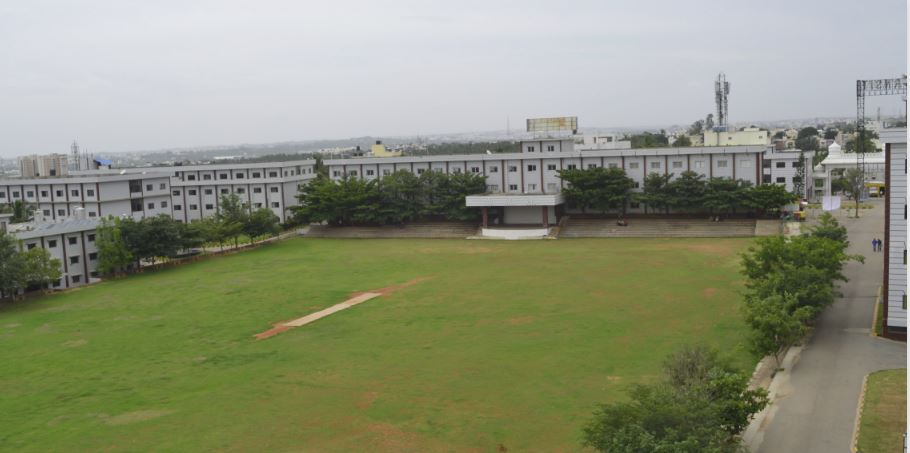
#> input picture Lab_Programs/Programs From (7-12)/Images/rnsit.jpeg, 910 x 453 px
$ python Program_8.py
#> lines starting #> are read from the running program, lines starting #| are printed output that depends on the picture
# Write a program to show rotation, scaling, and translation on an image

import cv2
import numpy as np
import matplotlib.pyplot as plt

def translate_image(image, dx, dy):
    rows, cols = image.shape[:2]
    translation_matrix = np.float32([[1, 0, dx], [0, 1, dy]])
    translated_image = cv2.warpAffine(image, translation_matrix, (cols, rows))
    return translated_image

# Read the image
image = cv2.imread("./Images/rnsit.jpeg")
#> image is the input picture: shape (453, 910, 3); mean B, G, R 118.5, 143, 138.6

# Convert the image from BGR to RGB for correct color display in matplotlib
image_rgb = cv2.cvtColor(image, cv2.COLOR_BGR2RGB)

# Get image dimensions
height, width = image.shape[:2]
#> height = 453; width = 910

# Calculate the center coordinates of the image
center = (width // 2, height // 2)
#> center = (455, 226)

# Get rotation and scaling values from the user
rotation_value = int(input("Enter the degree of Rotation (between -180 and 180): "))
#> the answer given: 3
while rotation_value < -180 or rotation_value > 180:
    rotation_value = int(input("Invalid input. Enter the degree of Rotation (between -180 and 180): "))

scaling_value = float(input("Enter the zooming factor (between 0.1 and 10): "))
#> the answer given: 1
while scaling_value < 0.1 or scaling_value > 10:
    scaling_value = float(input("Invalid input. Enter the zooming factor (between 0.1 and 10): "))

# Create the 2D rotation matrix
rotated = cv2.getRotationMatrix2D(center=center, angle=rotation_value, scale=1)
rotated_image = cv2.warpAffine(src=image, M=rotated, dsize=(width, height))
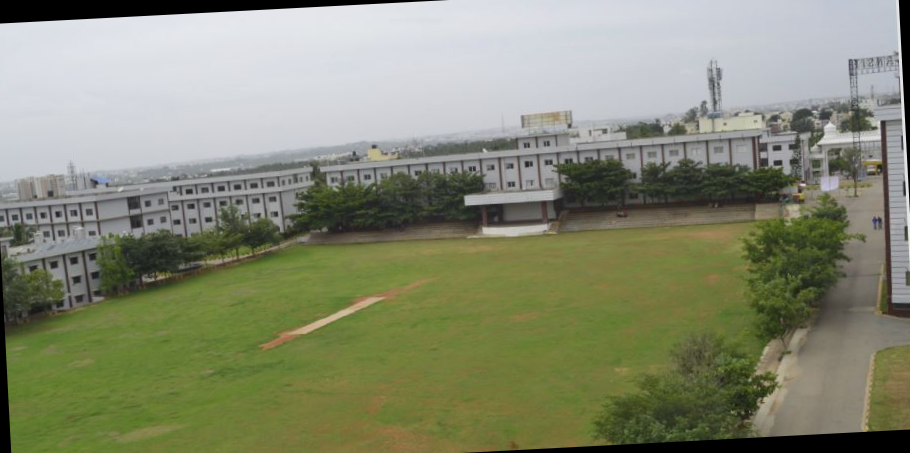
#> rotated_image: shape (453, 910, 3); mean B, G, R 114, 137.8, 133.5

# Create the 2D scaling matrix
scaled = cv2.getRotationMatrix2D(center=center, angle=0, scale=scaling_value)
#> scaled = [[1, 0, 0], [0, 1, 0]]
scaled_image = cv2.warpAffine(src=rotated_image, M=scaled, dsize=(width, height))

# Get translation values from the user
h = int(input("How many pixels you want the image to be translated horizontally? "))
#> the answer given: 3
v = int(input("How many pixels you want the image to be translated vertically? "))
#> the answer given: 3

# Translate the image
translated_image = translate_image(scaled_image, dx=h, dy=v)
#> in translate_image, `translated_image = cv2.warpAffine(image, translation_matrix, (cols, ro..`:
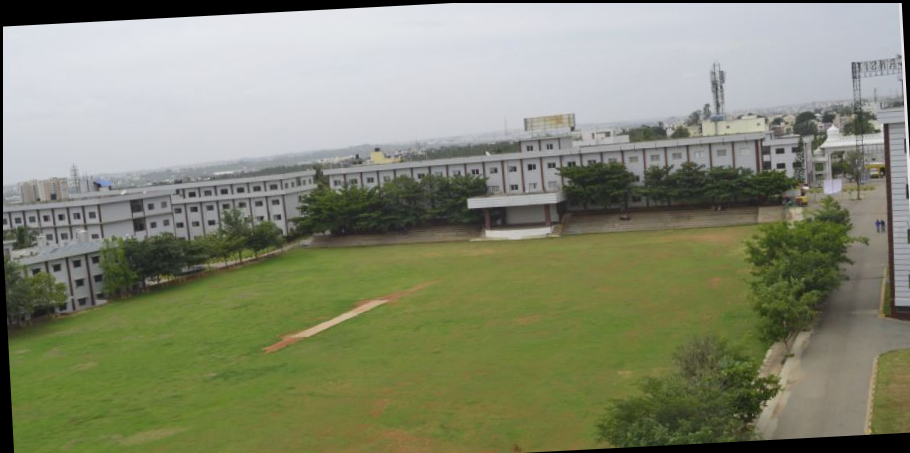
#> translated_image: shape (453, 910, 3); mean B, G, R 113.6, 137.1, 132.9

# Convert the final transformed image from BGR to RGB
translated_image_rgb = cv2.cvtColor(translated_image, cv2.COLOR_BGR2RGB)

# Save the final transformed image
cv2.imwrite('Final_image.png', translated_image)

# Display the original and final transformed images using subplots
plt.figure(figsize=(10, 5))

# Display the original image
plt.subplot(1, 2, 1)
plt.imshow(image_rgb)
plt.title("Original Image")
plt.axis("off")

# Display the final transformed image
plt.subplot(1, 2, 2)
plt.imshow(translated_image_rgb)
plt.title("Final Transformed Image")
plt.axis("off")

plt.show()
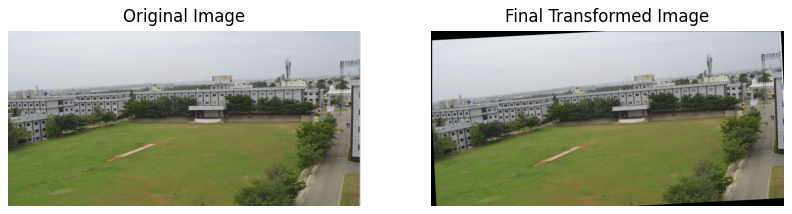
#> figure drawn by matplotlib, 2 panels

$ run again, with Lab_Programs/Programs From (7-12)/Images/HumanFaces.jpeg copied over Lab_Programs/Programs From (7-12)/Images/rnsit.jpeg
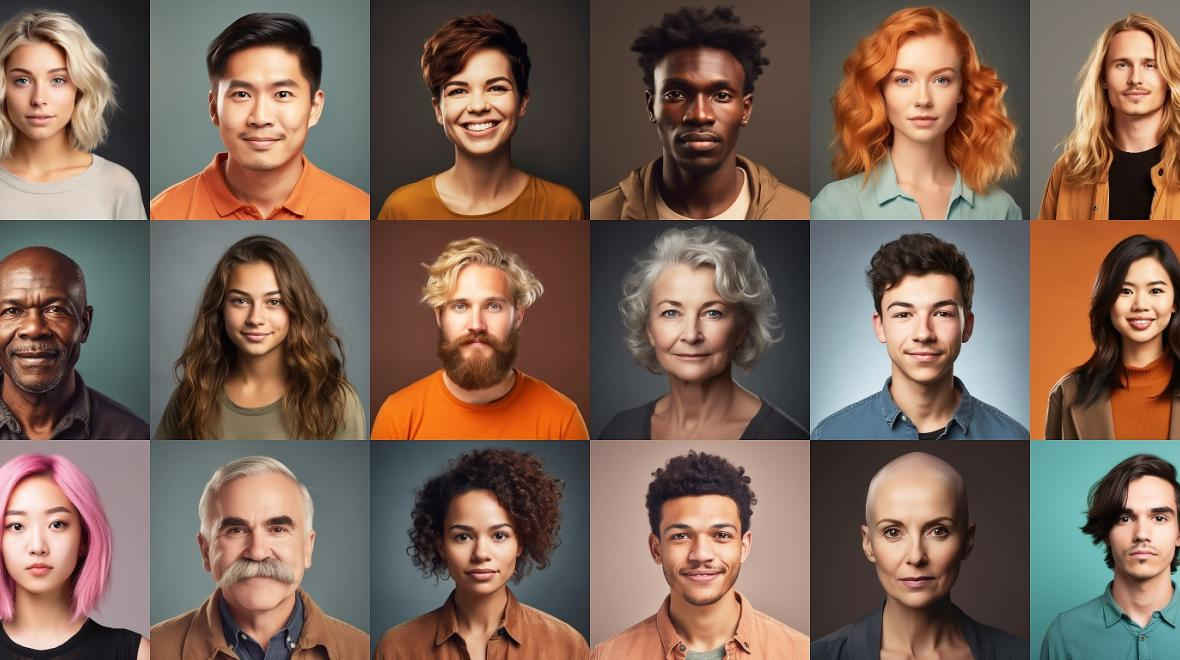
#> input picture Lab_Programs/Programs From (7-12)/Images/HumanFaces.jpeg, 1180 x 660 px
#> image is the input picture: shape (660, 1180, 3); mean B, G, R 86.8, 100.2, 123.9
#> in translate_image, `translated_image = cv2.warpAffine(image, translation_matrix, (cols, ro..`:
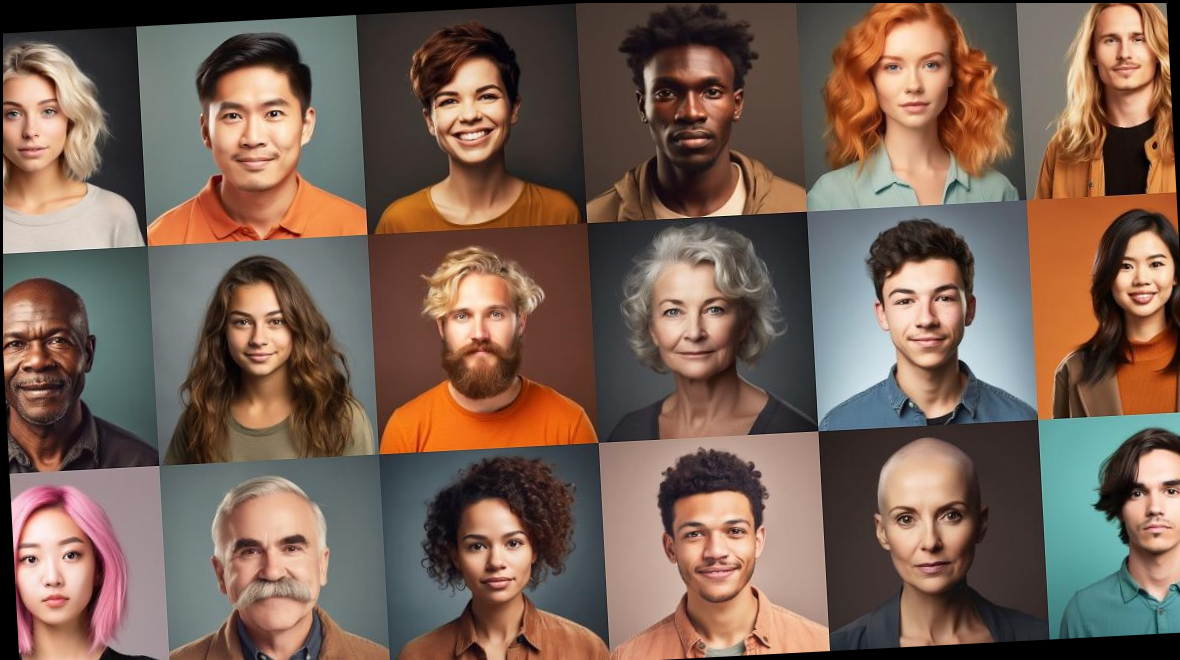
#> translated_image: shape (660, 1180, 3); mean B, G, R 84.1, 97.1, 120.2
#> `plt.show()`:
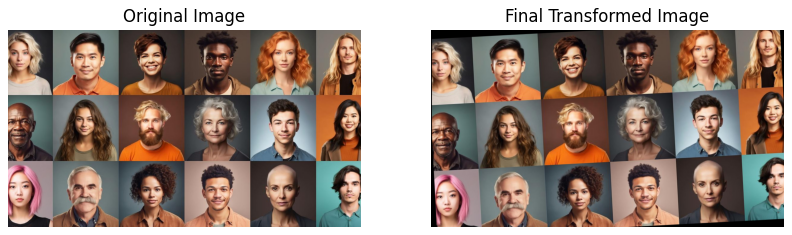
#> figure drawn by matplotlib, 2 panels
